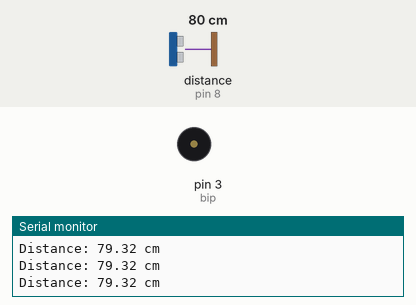
Bench run of a sketch on a simulated Arduino Uno, built with avr-gcc and run on an emulated ATmega328P. Parts: buzzer (waves = sounding), the last lines printed to the serial monitor. Wiring (inferred from the names in the program): ultrasonic range finder: trigger pin 9; echo pin 8. The inputs (shaded band) are chosen by the test bench; at power-on: distance to the obstacle (sensor on pin 8) 80 cm. The echo pulse lasts 58.3 µs per cm.

Above: at 1.2 s.
1.3 s: distance to the obstacle (sensor on pin 8) set to 34 cm
2.9 s: distance to the obstacle (sensor on pin 8) set to 28 cm
At 3.9 s:
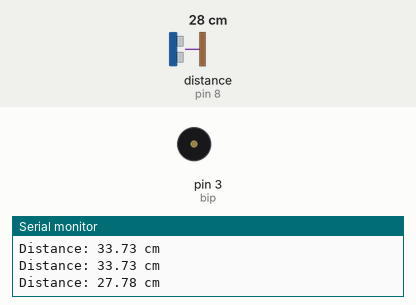
5.9 s: distance to the obstacle (sensor on pin 8) set to 35 cm
At 6.6 s:
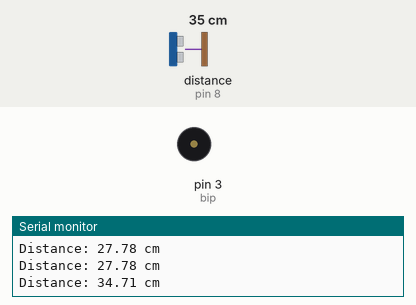
7.4 s: distance to the obstacle (sensor on pin 8) set to 27 cm
At 9.2 s:
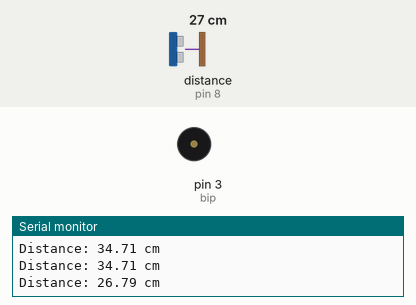
Timing chart, 0 to 11.4 s (numbered marks = the images above; inputs shaded):
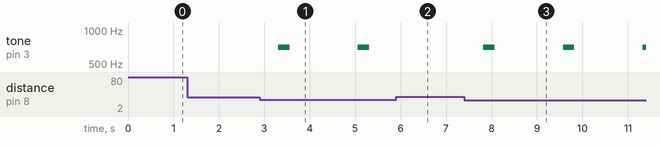

The sketch:

EJ6.ino
```cpp
#define ecoPin 8
#define trigPin 9
#define bip 3
void setup()
{
 Serial.begin(9600);
 pinMode(ecoPin, INPUT);
 pinMode(trigPin, OUTPUT);
 pinMode(bip, OUTPUT);
}

void loop()
{
  digitalWrite(trigPin, LOW);
  delayMicroseconds(5);
  digitalWrite(trigPin, HIGH);
  delayMicroseconds(10);
  digitalWrite(trigPin, LOW);

  int duration = pulseIn(ecoPin, HIGH);

  double cm = duration*0.034/2;
  Serial.print("Distance: ");
  Serial.print(cm);
  Serial.println(" cm");
  delay(250);

  if ((cm > 20) && (cm < 30)){
	tone(bip,700,250);
    delay(1500);
  }
  if ((cm > 12) && (cm < 20)){
    tone(bip,700,250);
    delay(1000);
  }
  if ((cm > 6) && (cm < 12)){
    tone(bip,700,250);
    delay(500);
  }
  if ((cm > 2) && (cm < 6)){
    tone(bip,700,250);
    delay(200);
  }
}
```

Measured:
- the behaviour switches between 31 and 30 cm on distance to the obstacle (sensor on pin 8) (found by bisection; images 0 and 1)
- after the input at 2.9 s, tone on pin 3 (bip): alternates 700 Hz for 0.25 s and silent for 1.5 s, starting after 0.41 s
- after the input at 5.9 s, tone on pin 3 (bip): stays silent (without the input it goes to 700 Hz after 0.91 s)
- after the input at 7.4 s, tone on pin 3 (bip): alternates 700 Hz for 0.25 s and silent for 1.5 s, starting after 0.42 s
